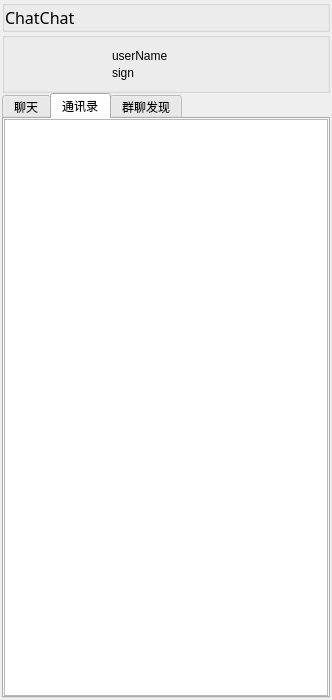
<?xml version="1.0" encoding="UTF-8"?>
<ui version="4.0">
 <class>MainWindow</class>
 <widget class="QMainWindow" name="MainWindow">
  <property name="geometry">
   <rect>
    <x>0</x>
    <y>0</y>
    <width>280</width>
    <height>700</height>
   </rect>
  </property>
  <property name="sizePolicy">
   <sizepolicy hsizetype="Fixed" vsizetype="Fixed">
    <horstretch>0</horstretch>
    <verstretch>21</verstretch>
   </sizepolicy>
  </property>
  <property name="contextMenuPolicy">
   <enum>Qt::NoContextMenu</enum>
  </property>
  <property name="windowTitle">
   <string>MainWindow</string>
  </property>
  <property name="windowIcon">
   <iconset>
    <normalon>:/src/icon/icon/人群.svg</normalon>
   </iconset>
  </property>
  <property name="styleSheet">
   <string notr="true">QMainWindow#background-image: url(:/src/images/images/main_bg1.png);</string>
  </property>
  <property name="toolButtonStyle">
   <enum>Qt::ToolButtonIconOnly</enum>
  </property>
  <property name="animated">
   <bool>true</bool>
  </property>
  <property name="tabShape">
   <enum>QTabWidget::Triangular</enum>
  </property>
  <property name="dockNestingEnabled">
   <bool>false</bool>
  </property>
  <property name="dockOptions">
   <set>QMainWindow::AnimatedDocks</set>
  </property>
  <widget class="QWidget" name="win_container">
   <property name="sizePolicy">
    <sizepolicy hsizetype="Fixed" vsizetype="Fixed">
     <horstretch>0</horstretch>
     <verstretch>0</verstretch>
    </sizepolicy>
   </property>
   <property name="layoutDirection">
    <enum>Qt::LeftToRight</enum>
   </property>
   <property name="styleSheet">
    <string notr="true"/>
   </property>
   <layout class="QVBoxLayout" name="verticalLayout_2" stretch="0,10,99">
    <property name="spacing">
     <number>0</number>
    </property>
    <property name="leftMargin">
     <number>2</number>
    </property>
    <property name="topMargin">
     <number>0</number>
    </property>
    <property name="rightMargin">
     <number>2</number>
    </property>
    <property name="bottomMargin">
     <number>2</number>
    </property>
    <item>
     <widget class="QGroupBox" name="top_btn_gb">
      <property name="sizePolicy">
       <sizepolicy hsizetype="Fixed" vsizetype="Preferred">
        <horstretch>0</horstretch>
        <verstretch>0</verstretch>
       </sizepolicy>
      </property>
      <layout class="QHBoxLayout" name="horizontalLayout" stretch="0,0,0,0,0,1,1">
       <property name="spacing">
        <number>0</number>
       </property>
       <property name="leftMargin">
        <number>0</number>
       </property>
       <property name="topMargin">
        <number>0</number>
       </property>
       <property name="rightMargin">
        <number>0</number>
       </property>
       <property name="bottomMargin">
        <number>0</number>
       </property>
       <item>
        <widget class="QLabel" name="label">
         <property name="sizePolicy">
          <sizepolicy hsizetype="Fixed" vsizetype="Preferred">
           <horstretch>0</horstretch>
           <verstretch>0</verstretch>
          </sizepolicy>
         </property>
         <property name="font">
          <font>
           <family>Snap ITC</family>
           <pointsize>12</pointsize>
          </font>
         </property>
         <property name="text">
          <string>&lt;P&gt;ChatChat&lt;/P&gt;</string>
         </property>
         <property name="margin">
          <number>6</number>
         </property>
        </widget>
       </item>
       <item>
        <spacer name="horizontalSpacer">
         <property name="orientation">
          <enum>Qt::Horizontal</enum>
         </property>
         <property name="sizeHint" stdset="0">
          <size>
           <width>52</width>
           <height>20</height>
          </size>
         </property>
        </spacer>
       </item>
       <item>
        <widget class="QPushButton" name="add_btn">
         <property name="sizePolicy">
          <sizepolicy hsizetype="Expanding" vsizetype="Expanding">
           <horstretch>0</horstretch>
           <verstretch>0</verstretch>
          </sizepolicy>
         </property>
         <property name="layoutDirection">
          <enum>Qt::RightToLeft</enum>
         </property>
         <property name="text">
          <string/>
         </property>
         <property name="icon">
          <iconset resource="../src/img.qrc">
           <normaloff>:/src/icon/添加好友 _1.svg</normaloff>:/src/icon/添加好友 _1.svg</iconset>
         </property>
         <property name="autoRepeat">
          <bool>false</bool>
         </property>
         <property name="flat">
          <bool>true</bool>
         </property>
        </widget>
       </item>
       <item>
        <widget class="QPushButton" name="skin_btn">
         <property name="sizePolicy">
          <sizepolicy hsizetype="Expanding" vsizetype="Expanding">
           <horstretch>0</horstretch>
           <verstretch>0</verstretch>
          </sizepolicy>
         </property>
         <property name="layoutDirection">
          <enum>Qt::RightToLeft</enum>
         </property>
         <property name="text">
          <string/>
         </property>
         <property name="icon">
          <iconset resource="../src/img.qrc">
           <normaloff>:/src/icon/皮肤.svg</normaloff>:/src/icon/皮肤.svg</iconset>
         </property>
         <property name="autoRepeat">
          <bool>false</bool>
         </property>
         <property name="flat">
          <bool>true</bool>
         </property>
        </widget>
       </item>
       <item>
        <widget class="QPushButton" name="setting_btn">
         <property name="sizePolicy">
          <sizepolicy hsizetype="Expanding" vsizetype="Expanding">
           <horstretch>0</horstretch>
           <verstretch>0</verstretch>
          </sizepolicy>
         </property>
         <property name="layoutDirection">
          <enum>Qt::RightToLeft</enum>
         </property>
         <property name="text">
          <string/>
         </property>
         <property name="icon">
          <iconset resource="../src/img.qrc">
           <normaloff>:/src/icon/设置_管理.svg</normaloff>:/src/icon/设置_管理.svg</iconset>
         </property>
         <property name="autoRepeat">
          <bool>false</bool>
         </property>
         <property name="flat">
          <bool>true</bool>
         </property>
        </widget>
       </item>
       <item>
        <widget class="QPushButton" name="minimum_btn">
         <property name="sizePolicy">
          <sizepolicy hsizetype="Expanding" vsizetype="Expanding">
           <horstretch>0</horstretch>
           <verstretch>0</verstretch>
          </sizepolicy>
         </property>
         <property name="layoutDirection">
          <enum>Qt::RightToLeft</enum>
         </property>
         <property name="text">
          <string/>
         </property>
         <property name="icon">
          <iconset resource="../src/img.qrc">
           <normaloff>:/src/icon/下拉.svg</normaloff>:/src/icon/下拉.svg</iconset>
         </property>
         <property name="autoRepeat">
          <bool>false</bool>
         </property>
         <property name="flat">
          <bool>true</bool>
         </property>
        </widget>
       </item>
       <item>
        <widget class="QPushButton" name="close_btn">
         <property name="sizePolicy">
          <sizepolicy hsizetype="Preferred" vsizetype="Ignored">
           <horstretch>0</horstretch>
           <verstretch>0</verstretch>
          </sizepolicy>
         </property>
         <property name="layoutDirection">
          <enum>Qt::RightToLeft</enum>
         </property>
         <property name="styleSheet">
          <string notr="true"/>
         </property>
         <property name="text">
          <string/>
         </property>
         <property name="icon">
          <iconset resource="../src/img.qrc">
           <normaloff>:/src/icon/关闭.svg</normaloff>:/src/icon/关闭.svg</iconset>
         </property>
         <property name="default">
          <bool>true</bool>
         </property>
         <property name="flat">
          <bool>true</bool>
         </property>
        </widget>
       </item>
      </layout>
     </widget>
    </item>
    <item>
     <widget class="QGroupBox" name="user_info_gb">
      <property name="enabled">
       <bool>true</bool>
      </property>
      <property name="title">
       <string/>
      </property>
      <property name="flat">
       <bool>true</bool>
      </property>
      <layout class="QHBoxLayout" name="horizontalLayout_3" stretch="5,1,12">
       <property name="spacing">
        <number>0</number>
       </property>
       <property name="leftMargin">
        <number>0</number>
       </property>
       <property name="topMargin">
        <number>0</number>
       </property>
       <property name="rightMargin">
        <number>0</number>
       </property>
       <property name="bottomMargin">
        <number>0</number>
       </property>
       <item>
        <widget class="QToolButton" name="avatar">
         <property name="sizePolicy">
          <sizepolicy hsizetype="Minimum" vsizetype="Minimum">
           <horstretch>0</horstretch>
           <verstretch>0</verstretch>
          </sizepolicy>
         </property>
         <property name="minimumSize">
          <size>
           <width>48</width>
           <height>48</height>
          </size>
         </property>
         <property name="styleSheet">
          <string notr="true"/>
         </property>
         <property name="text">
          <string/>
         </property>
         <property name="iconSize">
          <size>
           <width>48</width>
           <height>48</height>
          </size>
         </property>
         <property name="popupMode">
          <enum>QToolButton::InstantPopup</enum>
         </property>
         <property name="autoRaise">
          <bool>true</bool>
         </property>
         <property name="arrowType">
          <enum>Qt::NoArrow</enum>
         </property>
        </widget>
       </item>
       <item>
        <spacer name="horizontalSpacer_2">
         <property name="orientation">
          <enum>Qt::Horizontal</enum>
         </property>
         <property name="sizeHint" stdset="0">
          <size>
           <width>20</width>
           <height>20</height>
          </size>
         </property>
        </spacer>
       </item>
       <item>
        <layout class="QVBoxLayout" name="verticalLayout_3" stretch="1,2,2,1">
         <property name="spacing">
          <number>0</number>
         </property>
         <item>
          <spacer name="verticalSpacer">
           <property name="orientation">
            <enum>Qt::Vertical</enum>
           </property>
           <property name="sizeHint" stdset="0">
            <size>
             <width>20</width>
             <height>40</height>
            </size>
           </property>
          </spacer>
         </item>
         <item>
          <widget class="QLabel" name="user_nane">
           <property name="frameShape">
            <enum>QFrame::NoFrame</enum>
           </property>
           <property name="frameShadow">
            <enum>QFrame::Sunken</enum>
           </property>
           <property name="text">
            <string>userName</string>
           </property>
           <property name="textFormat">
            <enum>Qt::AutoText</enum>
           </property>
          </widget>
         </item>
         <item>
          <widget class="QLabel" name="sign">
           <property name="frameShape">
            <enum>QFrame::NoFrame</enum>
           </property>
           <property name="text">
            <string>sign</string>
           </property>
          </widget>
         </item>
         <item>
          <spacer name="verticalSpacer_2">
           <property name="orientation">
            <enum>Qt::Vertical</enum>
           </property>
           <property name="sizeHint" stdset="0">
            <size>
             <width>20</width>
             <height>40</height>
            </size>
           </property>
          </spacer>
         </item>
        </layout>
       </item>
      </layout>
     </widget>
    </item>
    <item>
     <widget class="QTabWidget" name="tabWidget">
      <property name="sizePolicy">
       <sizepolicy hsizetype="Preferred" vsizetype="Preferred">
        <horstretch>0</horstretch>
        <verstretch>0</verstretch>
       </sizepolicy>
      </property>
      <property name="layoutDirection">
       <enum>Qt::LeftToRight</enum>
      </property>
      <property name="styleSheet">
       <string notr="true"/>
      </property>
      <property name="tabPosition">
       <enum>QTabWidget::North</enum>
      </property>
      <property name="tabShape">
       <enum>QTabWidget::Rounded</enum>
      </property>
      <property name="currentIndex">
       <number>1</number>
      </property>
      <property name="elideMode">
       <enum>Qt::ElideNone</enum>
      </property>
      <property name="usesScrollButtons">
       <bool>false</bool>
      </property>
      <property name="movable">
       <bool>true</bool>
      </property>
      <property name="tabBarAutoHide">
       <bool>true</bool>
      </property>
      <widget class="QWidget" name="history_tab">
       <property name="sizePolicy">
        <sizepolicy hsizetype="Preferred" vsizetype="Preferred">
         <horstretch>0</horstretch>
         <verstretch>0</verstretch>
        </sizepolicy>
       </property>
       <attribute name="title">
        <string>聊天</string>
       </attribute>
       <layout class="QVBoxLayout" name="verticalLayout_4">
        <property name="spacing">
         <number>0</number>
        </property>
        <property name="sizeConstraint">
         <enum>QLayout::SetNoConstraint</enum>
        </property>
        <property name="leftMargin">
         <number>0</number>
        </property>
        <property name="topMargin">
         <number>0</number>
        </property>
        <property name="rightMargin">
         <number>0</number>
        </property>
        <property name="bottomMargin">
         <number>0</number>
        </property>
        <item>
         <widget class="QListWidget" name="history_list">
          <property name="sizePolicy">
           <sizepolicy hsizetype="Expanding" vsizetype="Expanding">
            <horstretch>0</horstretch>
            <verstretch>0</verstretch>
           </sizepolicy>
          </property>
          <property name="autoScrollMargin">
           <number>0</number>
          </property>
          <property name="resizeMode">
           <enum>QListView::Adjust</enum>
          </property>
         </widget>
        </item>
       </layout>
      </widget>
      <widget class="QWidget" name="conversation">
       <property name="sizePolicy">
        <sizepolicy hsizetype="Fixed" vsizetype="Preferred">
         <horstretch>0</horstretch>
         <verstretch>0</verstretch>
        </sizepolicy>
       </property>
       <property name="styleSheet">
        <string notr="true"/>
       </property>
       <attribute name="title">
        <string>通讯录</string>
       </attribute>
       <layout class="QVBoxLayout" name="verticalLayout">
        <property name="spacing">
         <number>0</number>
        </property>
        <property name="sizeConstraint">
         <enum>QLayout::SetMaximumSize</enum>
        </property>
        <property name="leftMargin">
         <number>0</number>
        </property>
        <property name="topMargin">
         <number>0</number>
        </property>
        <property name="rightMargin">
         <number>0</number>
        </property>
        <property name="bottomMargin">
         <number>0</number>
        </property>
        <item>
         <widget class="QTreeWidget" name="chat_list">
          <property name="horizontalScrollBarPolicy">
           <enum>Qt::ScrollBarAlwaysOff</enum>
          </property>
          <property name="autoScrollMargin">
           <number>0</number>
          </property>
          <property name="indentation">
           <number>0</number>
          </property>
          <property name="animated">
           <bool>true</bool>
          </property>
          <attribute name="headerVisible">
           <bool>false</bool>
          </attribute>
          <column>
           <property name="text">
            <string notr="true">1</string>
           </property>
          </column>
         </widget>
        </item>
       </layout>
      </widget>
      <widget class="QWidget" name="tab">
       <property name="sizePolicy">
        <sizepolicy hsizetype="Fixed" vsizetype="Preferred">
         <horstretch>0</horstretch>
         <verstretch>0</verstretch>
        </sizepolicy>
       </property>
       <attribute name="title">
        <string>群聊发现</string>
       </attribute>
      </widget>
     </widget>
    </item>
   </layout>
  </widget>
 </widget>
 <resources>
  <include location="../src/img.qrc"/>
 </resources>
 <connections/>
</ui>
